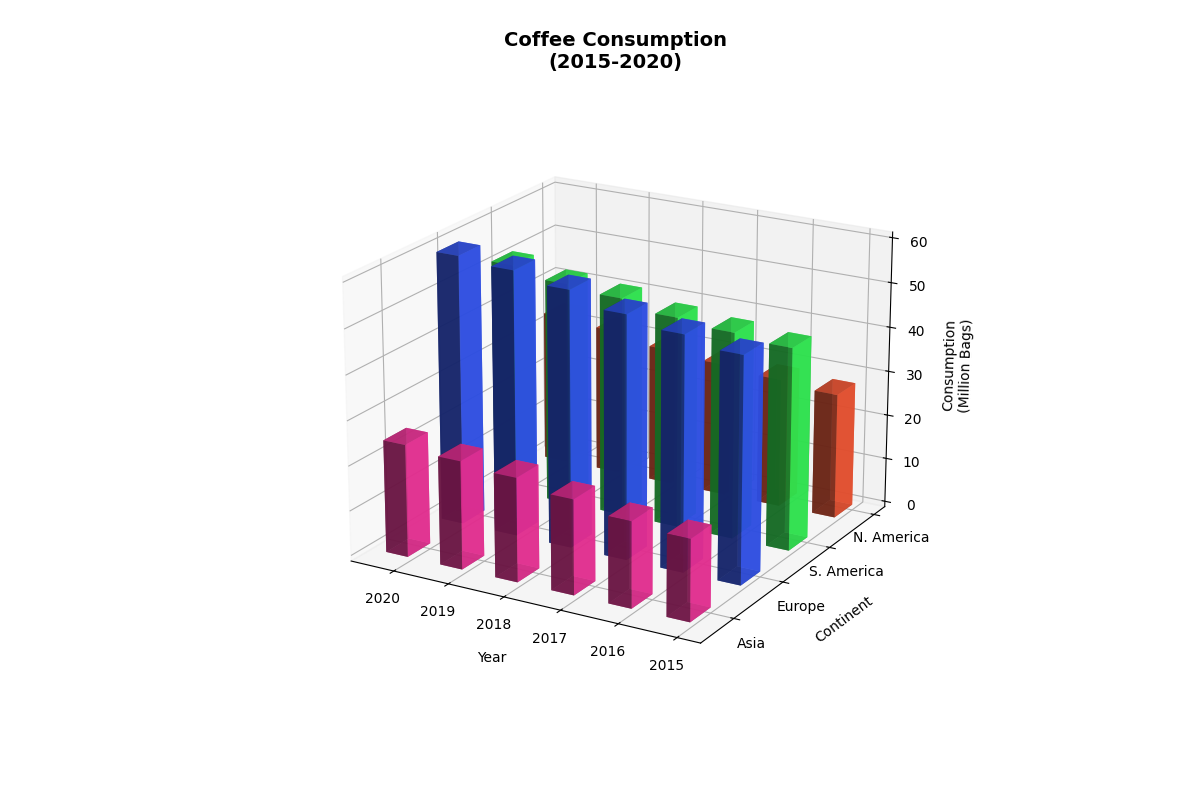

Reproduce this figure in Python.
import matplotlib.pyplot as plt
import numpy as np
from mpl_toolkits.mplot3d import Axes3D

years = np.array([2015, 2016, 2017, 2018, 2019, 2020])
continents = ['N. America', 'S. America', 'Europe', 'Asia']
consumption = np.array([
    [28, 29, 30, 31, 33, 34],
    [45, 46, 47, 49, 50, 52],
    [50, 52, 54, 57, 59, 60],
    [18, 19, 21, 23, 24, 25],
])

fig = plt.figure(figsize=(12, 8))
ax = fig.add_subplot(111, projection='3d')

_x, _y = np.meshgrid(np.arange(len(years)), np.arange(len(continents)))
x, y = _x.flatten(), _y.flatten()
z = np.zeros_like(x)
dx = dy = 0.4
dz = consumption.flatten()

colors = ['#FF5733', '#33FF57', '#3357FF', '#FF33A1']

for i in range(len(continents)):
    ax.bar3d(x[y == i], y[y == i], z[y == i], dx, dy, dz[y == i], color=colors[i], alpha=0.8)

ax.set_xlabel('Year', labelpad=10)
ax.set_ylabel('Continent', labelpad=10)
ax.set_zlabel('Consumption\n(Million Bags)', labelpad=10)

ax.set_xticks(np.arange(len(years)))
ax.set_xticklabels(years)
ax.set_yticks(np.arange(len(continents)))
ax.set_yticklabels(continents)

ax.view_init(elev=20, azim=120)
ax.set_title('Coffee Consumption\n(2015-2020)', fontsize=14, fontweight='bold', pad=20)

plt.tight_layout()
plt.show()
